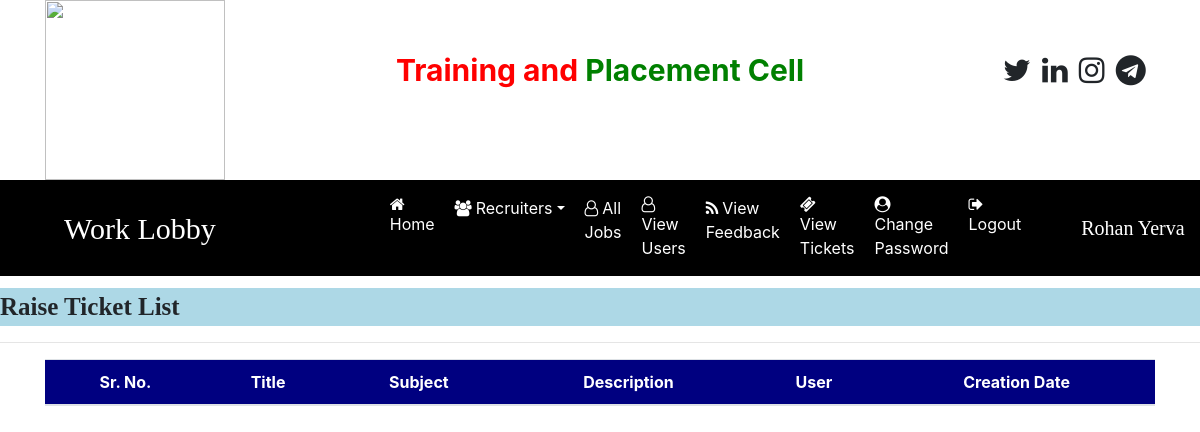
Before: /ticket_list (signed in) with the older database file.
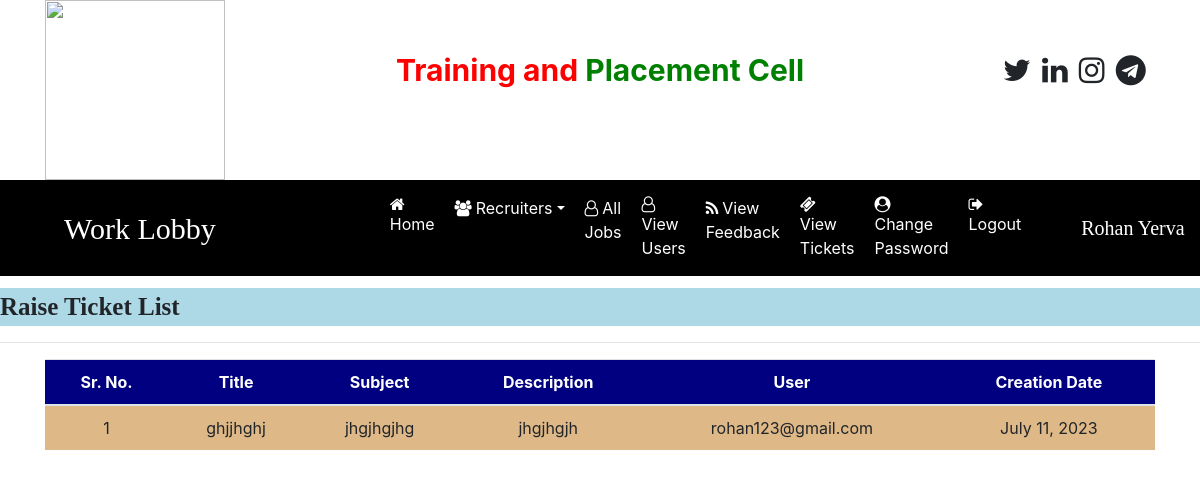
After: the same page with the newer database file.
### job/models.py (models this page shows, shortened)
class Ticket(models.Model):
    title = models.CharField(max_length=100)
    subject = models.CharField(max_length=50)
    description = models.TextField()
    user = models.ForeignKey(User, on_delete=models.CASCADE)
    created_at = models.DateField()

### job/views.py (the view)
# urls.py: path('ticket_list',ticket_list,name="ticket_list"),
def ticket_list(request):
    if not request.user.is_authenticated:
        return redirect('admin_login')
    data = Ticket.objects.all()
    d = {'data': data}
    return render(request,'ticket_list.html',d)

### job/templates/ticket_list.html (shortened to what this page needs)
{% load static %}
{% block body %}
{% include 'admin_navigation.html'%}
<marquee style="font-family: 'Monotype Corsiva'; font-size:25px; color:darkcolor; background-color:lightblue; font-weight:bold; margin-top:1%">
   Raise Ticket List
</marquee>
<hr>
<div class="container">
<table class="table table-hover" id="example">
    <thead>
    <tr style="background-color: #000080; color:white">
        <th>Sr. No.</th>
        <th>Title</th>
        <th>Subject</th>
        <th>Description</th>
        <th>User</th>
        <th>Creation Date</th>
    </tr>
    </thead>
    <tbody>
    {% for i in data %}
    <tr style="background-color: #DEB887 ">
        <td>{{forloop.counter}}</td>
        <td>{{i.title}}</td>
        <td>{{i.subject}}</td>
        <td>{{i.description}}</td>
        <td>{{i.user.username}}</td>
        <td>{{i.created_at}}</td>
    </tr>
    {% endfor %}
    </tbody>
</table>
</div>
{% endblock body%}

Changed rows visible on the page:
added Ticket: title "ghjjhghj", subject "jhgjhgjhg", description "jhgjhgjh", user.username "rohan123@gmail.com", created_at "July 11, 2023"
